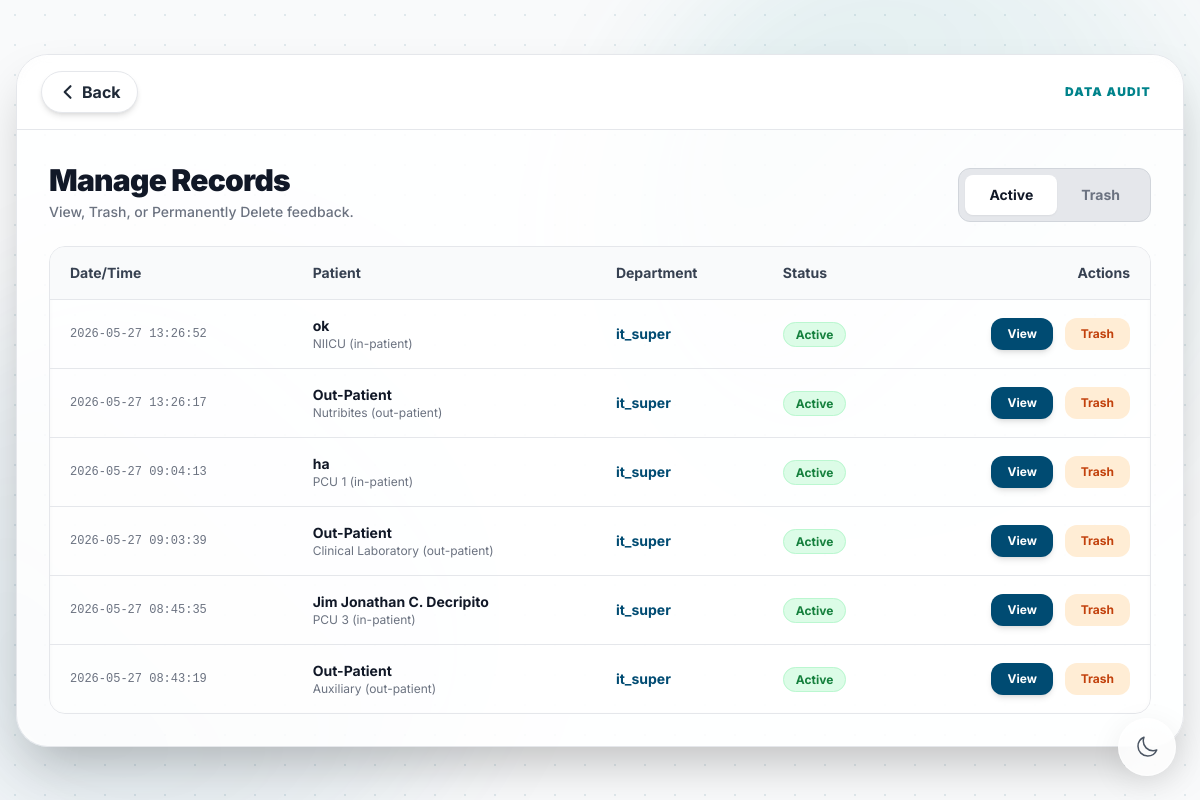
The page /manage_records (signed in) on the database its author committed.
### tables this page shows
CREATE TABLE feedback (
                id INTEGER PRIMARY KEY AUTOINCREMENT,
                form_type TEXT NOT NULL, 
                admin_user_id INTEGER NOT NULL,
                department TEXT NOT NULL,
                date_admission TEXT NOT NULL,
                contact_number TEXT,
                rating_1 INTEGER,
                rating_2 INTEGER,
                rating_3 INTEGER,
                rating_4 INTEGER,
                rating_5 INTEGER,
                compliments TEXT,
                complaints TEXT,
                recommend TEXT,
                source TEXT,
                patient_name TEXT,
                room_number TEXT,
                timestamp DATETIME DEFAULT CURRENT_TIMESTAMP, status TEXT DEFAULT 'active',
                FOREIGN KEY (admin_user_id) REFERENCES users (id)
            );

CREATE TABLE users (
                id INTEGER PRIMARY KEY AUTOINCREMENT,
                username TEXT UNIQUE NOT NULL,
                password_hash TEXT NOT NULL
            );

### app.py (the view)
@app.route('/manage_records')
def manage_records():
    if session.get('username') != 'it_super': return redirect(url_for('dashboard'))
    db = get_db()
    records = db.execute("SELECT f.*, u.username FROM feedback f JOIN users u ON f.admin_user_id = u.id ORDER BY f.timestamp DESC").fetchall()
    return render_template('manage_records.html', records=records)

### app.py (called while the page is built)
def get_db():
    db = getattr(g, '_database', None)
    if db is None:
        db = g._database = sqlite3.connect(DATABASE)
        db.row_factory = sqlite3.Row
    return db

@app.teardown_appcontext
def close_connection(exception):
    db = getattr(g, '_database', None)
    if db is not None: db.close()

### templates/manage_records.html (shortened to what this page needs)
{% extends 'base.html' %}
{% block content %}
<div class="w-full max-w-7xl glass-panel rounded-[2rem] shadow-2xl transition-colors border border-gray-200 dark:border-gray-800 overflow-hidden relative">
    <div class="flex items-center justify-between px-6 py-4 border-b border-gray-200 dark:border-gray-800 bg-white/40 dark:bg-black/40 backdrop-blur-sm">
        <a href="/settings" class="inline-flex items-center px-4 py-2 bg-white dark:bg-slate-900 text-gray-800 dark:text-gray-200 font-bold rounded-full hover:bg-gray-50 dark:hover:bg-slate-800 transition-colors shadow-md border border-gray-200 dark:border-slate-700 active:scale-95">
            <svg class="w-5 h-5 mr-1" fill="none" stroke="currentColor" viewBox="0 0 24 24"><path stroke-linecap="round" stroke-linejoin="round" stroke-width="2.5" d="M15 19l-7-7 7-7"></path></svg>
            Back
        </a>
        <span class="text-xs font-black tracking-widest text-amcteal uppercase pr-2">Data Audit</span>
    </div>
    <div class="p-6 md:p-8 space-y-6">
        <div class="flex flex-col md:flex-row justify-between items-start md:items-end mb-6 gap-4">
            <div>
                <h1 class="text-3xl font-black text-gray-900 dark:text-white tracking-tight">Manage Records</h1>
                <p class="text-sm text-gray-500 dark:text-gray-400 mt-1 font-medium">View, Trash, or Permanently Delete feedback.</p>
            </div>
            <div class="flex bg-gray-200 dark:bg-slate-800 p-1.5 rounded-xl border border-gray-300 dark:border-slate-700 w-full md:w-auto">
                <button onclick="switchTab('active')" id="tab-active" class="flex-1 md:flex-none px-6 py-2.5 rounded-lg font-bold text-sm transition-all bg-white dark:bg-slate-600 text-gray-900 dark:text-white shadow-sm">Active</button>
                <button onclick="switchTab('trashed')" id="tab-trashed" class="flex-1 md:flex-none px-6 py-2.5 rounded-lg font-bold text-sm transition-all text-gray-500 dark:text-gray-400 hover:text-gray-900 dark:hover:text-white">Trash</button>
            </div>
        </div>
        <div class="overflow-x-auto rounded-2xl border border-gray-200 dark:border-slate-700 shadow-inner">
            <table class="min-w-full text-sm text-left">
                <thead class="bg-gray-50 dark:bg-slate-800 text-gray-700 dark:text-gray-300">
                    <tr>
                        <th class="py-4 px-5 font-bold border-b dark:border-slate-700">Date/Time</th>
                        <th class="py-4 px-5 font-bold border-b dark:border-slate-700">Patient</th>
                        <th class="py-4 px-5 font-bold border-b dark:border-slate-700">Department</th>
                        <th class="py-4 px-5 font-bold border-b dark:border-slate-700">Status</th>
                        <th class="py-4 px-5 font-bold border-b dark:border-slate-700 text-right">Actions</th>
                    </tr>
                </thead>
                <tbody class="divide-y divide-gray-200 dark:divide-slate-700 bg-white/50 dark:bg-slate-900/30">
                    {% for rec in records %}
                    <tr class="record-row row-{{ rec['status'] }} hover:bg-gray-50/80 dark:hover:bg-slate-800/50 transition-colors">
                        <td class="py-4 px-5 text-gray-500 dark:text-gray-400 font-mono text-xs whitespace-nowrap">{{ rec['timestamp'] }}</td>
                        <td class="py-4 px-5">
                            <p class="font-bold text-gray-900 dark:text-white">{{ rec['patient_name'] or 'Out-Patient' }}</p>
                            <p class="text-xs text-gray-500">{{ rec['department'] }} ({{ rec['form_type'] }})</p>
                        </td>
                        <td class="py-4 px-5 font-bold text-amcprimary dark:text-amcteal">{{ rec['username'] }}</td>
                        <td class="py-4 px-5">
                            {% if rec['status'] == 'active' %}
                                <span class="bg-green-100 text-green-700 dark:bg-green-900/30 dark:text-green-400 px-3 py-1 rounded-full text-xs font-bold border border-green-200 dark:border-green-800">Active</span>
                            {% else %}
                                <span class="bg-orange-100 text-orange-700 dark:bg-orange-900/30 dark:text-orange-400 px-3 py-1 rounded-full text-xs font-bold border border-orange-200 dark:border-orange-800">In Trash</span>
                            {% endif %}
                        </td>
                        <td class="py-4 px-5 text-right whitespace-nowrap">
                            <button onclick="viewRecord(this)"
                                    data-patient="{{ rec['patient_name'] }}"
                                    data-dept="{{ rec['department'] }}"
                                    data-form="{{ rec['form_type'] }}"
                                    data-room="{{ rec['room_number'] }}"
                                    data-date="{{ rec['date_admission'] }}"
                                    data-contact="{{ rec['contact_number'] }}"
                                    data-recommend="{{ rec['recommend'] }}"
                                    data-source="{{ rec['source'] }}"
                                    data-compliments="{{ rec['compliments'] }}"
                                    data-complaints="{{ rec['complaints'] }}"
                                    data-r1="{{ rec['rating_1'] }}"
                                    data-r2="{{ rec['rating_2'] }}"
                                    data-r3="{{ rec['rating_3'] }}"
                                    data-r4="{{ rec['rating_4'] }}"
                                    data-r5="{{ rec['rating_5'] }}"
                                    class="inline-block bg-amcprimary text-white px-4 py-2 rounded-xl font-bold text-xs hover:opacity-90 btn-premium shadow-md mr-2">
                                View
                            </button>
                            {% if rec['status'] == 'active' %}
                                <a href="/toggle_record/{{ rec['id'] }}/trash" class="inline-block bg-orange-100 text-orange-700 dark:bg-orange-900/30 dark:text-orange-400 px-4 py-2 rounded-xl font-bold text-xs hover:bg-orange-200 btn-premium" onclick="return confirm('Move this record to Trash? It will be hidden from Analytics.');">Trash</a>
                            {% endif %}
                        </td>
                    </tr>
                    {% endfor %}
                </tbody>
            </table>
        </div>
    </div>
</div>
{% endblock %}

### templates/base.html (shortened to what this page needs)
<!DOCTYPE html>
<html lang="en">
<head>
    <script src="https://cdn.tailwindcss.com"></script>
</head>
<body class="bg-gray-50 dark:bg-darkbg text-gray-900 dark:text-gray-100 min-h-screen flex flex-col relative overflow-x-hidden bg-grid">
    <div class="fixed inset-0 overflow-hidden -z-10 pointer-events-none opacity-60">
        <div class="absolute top-[-10%] right-[-5%] w-[40rem] h-[40rem] bg-gradient-to-br from-amcteal/20 to-transparent rounded-full blur-3xl"></div>
        <div class="absolute bottom-[-10%] left-[-10%] w-[40rem] h-[40rem] bg-gradient-to-tr from-amcprimary/20 to-transparent rounded-full blur-3xl"></div>
    </div>
    <button id="theme-toggle" class="fixed bottom-6 right-6 z-50 glass-panel rounded-full p-4 btn-premium text-gray-600 dark:text-gray-300">
    </button>
    <main class="flex-grow flex flex-col justify-center items-center p-4 z-10 w-full animate-slide-down">
        {% block content %}{% endblock %}
    </main>
</body>
</html>

### templates/base.html (style rules this page uses)
* { -webkit-tap-highlight-color: transparent; }
body { transition: background-color 0.3s ease, color 0.3s ease; }
.glass-panel { background: rgba(255, 255, 255, 0.85); backdrop-filter: blur(24px); border: 1px solid rgba(255,255,255,0.6); box-shadow: 0 8px 32px rgba(0,0,0,0.08); }
.btn-premium { transition: all 0.2s cubic-bezier(0.4, 0, 0.2, 1); }
.bg-grid { background-image: radial-gradient(rgba(0, 75, 114, 0.1) 1px, transparent 1px); background-size: 30px 30px; }

### rows shown on the page
feedback: timestamp "2026-05-27 13:26:52", patient_name "ok", department "NIICU", form_type "in-patient", username "it_super", status "Active"
feedback: timestamp "2026-05-27 13:26:17", form_type "Out-Patient", department "Nutribites", form_type "out-patient", username "it_super", status "Active"
feedback: timestamp "2026-05-27 09:04:13", patient_name "ha", department "PCU 1", form_type "in-patient", username "it_super", status "Active"
feedback: timestamp "2026-05-27 09:03:39", form_type "Out-Patient", department "Clinical Laboratory", form_type "out-patient", username "it_super", status "Active"
feedback: timestamp "2026-05-27 08:45:35", patient_name "Jim Jonathan C. Decripito", department "PCU 3", form_type "in-patient", username "it_super", status "Active"
feedback: timestamp "2026-05-27 08:43:19", form_type "Out-Patient", department "Auxiliary", form_type "out-patient", username "it_super", status "Active"
